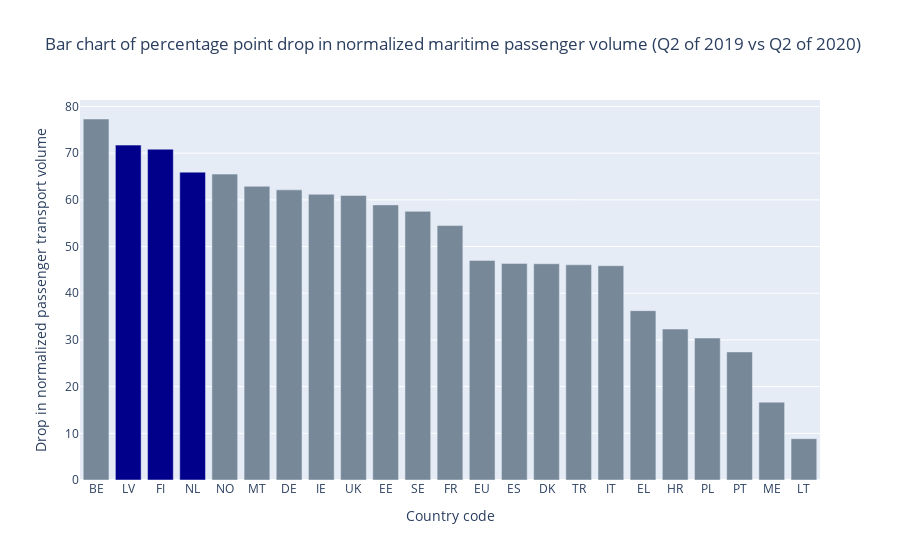

The notebook cell this image was saved under:
### Markdown cell above
**Bar graph of drop in normalized maritime passenger transport volume**

The next part of this chapter focuses on the magnitude of drop in normalized maritime passenger transport volume. In order to perform this analysis, some additional data processing was required. For every country in the maritime passenger transport dataframe, the difference between normalized passenger transport volumes in Q2 of 2019 and in Q2 of 2020 was calculated. The intention of this action was to pick 3 top countries in terms of the drop in maritime passenger volume when the COVID-19 regulations were introduced in Europe. Then, for each of the three countries a separate line graph would be created, where the trends in all three listed means of travel would be compared for those countries. While the top country in terms of the drop in maritime passenger volume was Belgium, for each quarter after Q1 of 2020, the numbers of passengers transported through maritime means of transport in that country kept repeating 2000 or 4000, all the way until Q2 of 2023 when the database ends. This, together with the fact that there was no data provided on the passenger travel by rail in Belgium, led to the conclusion that this country needs to be disregarded in this analysis, with the top 3 countries being selected as those coming after Belgium. This is why, for clarity on the bar graph, the dataframe with the maritime passenger volume drop was split into three parts, one being Belgium, second being the top three countries coming after Belgium, and the third being the rest. The top three countries after Belgium were given a distinguishing blue color in the bar graph, as can be seen below.

### Code cell
mar_countries = list(df_passengers_mar['Geo'].unique())
mar_per_diff = pd.DataFrame(columns=['Geo','Passenger_drop'])
diff_index=0
for country in mar_countries:
    per_mq1 = df_passengers_mar[(df_passengers_mar['Geo'] == country) &
                                 (df_passengers_mar['Time_period'] == '2019-Q2')]['Norm_2019'].to_numpy()[0]
    per_mq2 = df_passengers_mar[(df_passengers_mar['Geo'] == country) &
                                 (df_passengers_mar['Time_period'] == '2020-Q2')]['Norm_2019'].to_numpy()[0]
    mar_per_diff = pd.concat([mar_per_diff,pd.DataFrame({'Geo':country,'Passenger_drop':per_mq1-per_mq2},index=[diff_index])])
    diff_index += 1
# print(mar_per_diff)
mar_per_diff = mar_per_diff.sort_values(by='Passenger_drop',ascending=False)
mar_per_diff_rest1 = mar_per_diff.iloc[:1,:]
mar_per_diff_top = mar_per_diff.iloc[1:4,:]
mar_per_diff_rest2 = mar_per_diff.iloc[4:,:]

Q1_bardata = [go.Bar(x=mar_per_diff_rest1['Geo'],y=mar_per_diff_rest1['Passenger_drop'], name='Rest', marker_color=['lightslategray',]*len(mar_per_diff_rest1), showlegend=False),
              go.Bar(x=mar_per_diff_top['Geo'],y=mar_per_diff_top['Passenger_drop'], name='Selected 3', marker_color=['darkblue',]*3, showlegend=False),
              go.Bar(x=mar_per_diff_rest2['Geo'],y=mar_per_diff_rest2['Passenger_drop'], name='Rest', marker_color=['lightslategray',]*len(mar_per_diff_rest2), showlegend=False)]

Q1_fig2 = go.Figure(data = Q1_bardata)
Q1_fig2.update_layout(
    title='Bar chart of percentage point drop in normalized maritime passenger volume (Q2 of 2019 vs Q2 of 2020)',
    xaxis_title='Country code',
    yaxis_title='Drop in normalized passenger transport volume')
Q1_fig2.show()

### Figure 1 — Plotly figure (JSON) as saved in the notebook; plotly's stock layout.template omitted (floating-point values rounded to 4 significant figures)
{"data": [{"marker": {"color": ["lightslategray"]}, "name": "Rest", "showlegend": false, "type": "bar", "x": ["BE"], "y": [77.32]}, {"marker": {"color": ["darkblue", "darkblue", "darkblue"]}, "name": "Selected 3", "showlegend": false, "type": "bar", "x": ["LV", "FI", "NL"], "y": [71.73, 70.85, 65.94]}, {"marker": {"color": ["lightslategray", "lightslategray", "lightslategray", "lightslategray", "lightslategray", "lightslategray", "lightslategray", "lightslategray", "lightslategray", "lightslategray", "lightslategray", "lightslategray", "lightslategray", "lightslategray", "lightslategray", "lightslategray", "lightslategray", "lightslategray", "lightslategray"]}, "name": "Rest", "showlegend": false, "type": "bar", "x": ["NO", "MT", "DE", "IE", "UK", "EE", "SE", "FR", "EU", "ES", "DK", "TR", "IT", "EL", "HR", "PL", "PT", "ME", "LT"], "y": [65.52, 62.9, 62.14, 61.19, 60.94, 58.93, 57.54, 54.49, 47.04, 46.39, 46.32, 46.1, 45.9, 36.27, 32.33, 30.41, 27.43, 16.67, 8.85]}], "layout": {"title": {"text": "Bar chart of percentage point drop in normalized maritime passenger volume (Q2 of 2019 vs Q2 of 2020)"}, "xaxis": {"title": {"text": "Country code"}}, "yaxis": {"title": {"text": "Drop in normalized passenger transport volume"}}}}
